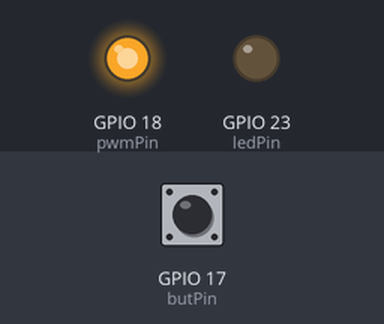
The program below on a simulated Raspberry Pi (BCM pin numbers). On the bench: output pins drawn as LEDs (lit = HIGH). Dashed ring = blinking. The test bench sets the inputs (shaded band); at power-on: GPIO 17 (butPin) HIGH. What the program prints to the terminal is not drawn.

Above: at 1.2 s.
1.3 s: GPIO 17 (butPin) pulled LOW for 0.15 s
At 1.31 s:
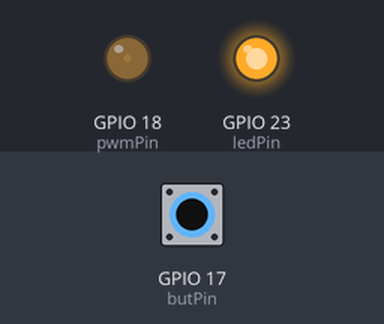
2.9 s: GPIO 17 (butPin) pulled LOW for 3.2 s
At 2.98 s:
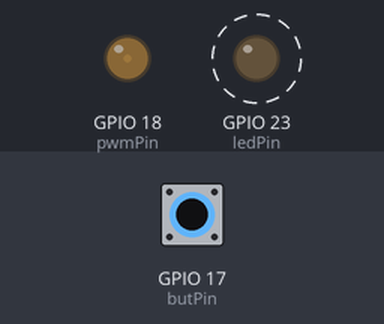
Timing chart, 0 to 7.7 s (numbered marks = the images above; inputs shaded):
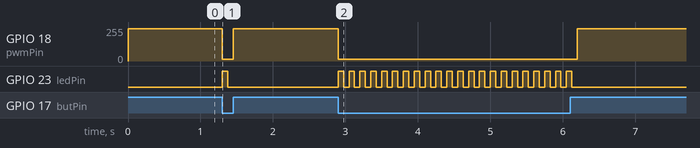

The program:

blinker.py
```python
#!/usr/bin/env python


# External module imports GPIO
import RPi.GPIO as GPIO
# Library to slow or give a rest to the script
import time


# Pin definiton using Broadcom scheme
# PWM ("Analog")
pwmPin = 18  # Broadcom pin 18 (P1 pin 12)
# Led
ledPin = 23  # Broadcom pin 23 (P1 pin 16)
# Button
butPin = 17  # Broadcom pin 17 (P1 pin 11)

dc = 95  # duty cycle (0 i.e 0%/LOW and 100 ie.e 100%/HIGH) for PWM pin


# Pin Setup:
GPIO.setmode(GPIO.BCM)  # Broadcom pin-numbering scheme
GPIO.setup(ledPin, GPIO.OUT)  # LED pin set as output
GPIO.setup(pwmPin, GPIO.OUT)  # PWM pin set as output
# PWM ("Analog") Output
pwm = GPIO.PWM(pwmPin, 50)  # Initialize PWM on pwmPin 100Hz frequency
# Button pin set as input w/ pull-up resistors
GPIO.setup(butPin, GPIO.IN, pull_up_down=GPIO.PUD_UP)


# Initial state for LEDs:
GPIO.output(ledPin, GPIO.LOW)
# This function set an initial value of the frequency
pwm.start(dc)


print("Here we go! Press CTRL+C to exit")
try:
    while 1:
        # The input() function will return either a True or False
        # indicating whether the pin is HIGH or LOW.
        if GPIO.input(butPin):  # button is released
            pwm.ChangeDutyCycle(dc)  # Adjust the value of the PWM output
            GPIO.output(ledPin, GPIO.LOW)
        else:  # button is pressed:
            pwm.ChangeDutyCycle(100-dc)
            GPIO.output(ledPin, GPIO.HIGH)
            # Delay of 75 milliseconds
            time.sleep(0.075)
            GPIO.output(ledPin, GPIO.LOW)
            # Delay of 75 milliseconds
            time.sleep(0.075)
except KeyboardInterrupt:  # If CTRL+C is pressed, exit cleanly:
    pwm.stop()  # stop PWM
    GPIO.cleanup()  # cleanup all GPIO
```

Measured:
- after the input at 1.3 s, GPIO 18 (pwmPin): 242/255 → 13/255 at once, → 242/255 0.15 s later; GPIO 23 (ledPin): LOW → HIGH at once, → LOW 0.08 s later
- after the input at 2.9 s, GPIO 18 (pwmPin): 242/255 → 13/255 at once, → 242/255 3.3 s later; GPIO 23 (ledPin): alternates HIGH for 0.08 s and LOW for 0.08 s, 44 changes in all, then stays LOW, starting at once
